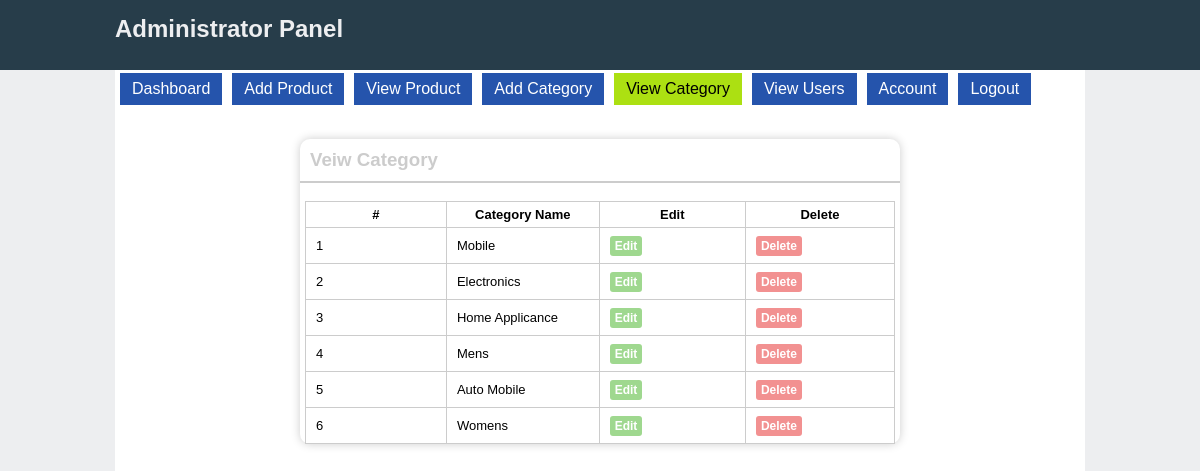
The app's page /admin/view_category.php (signed in) with its own data.
### tables this page shows
CREATE TABLE IF NOT EXISTS `category` (
  `id` int(11) NOT NULL AUTO_INCREMENT,
  `category_name` varchar(100) NOT NULL,
  PRIMARY KEY (`id`)
);

### admin/view_category.php (the view, shortened to what this page needs)
<?php
include('header.php');
$que_cate="SELECT * FROM category";
$obj_cate=mysql_query($que_cate);
?>
<div id="content">
	<div id="inside-content">
		<div id="login-box">
		<h3>Veiw Category</h3>
		<table align="center" id="tab">
			<tr>
				<th>#</th>
				<th>Category Name</th>
				<th>Edit</th>
				<th>Delete</th>
			</tr>
			<?php
			$x=1;
			while($data_cate=mysql_fetch_assoc($obj_cate))
			{ ?>
				<tr>
					<td><?php echo $x;?></td>
					<td><?php echo $data_cate['category_name'];?></td>
					<td><a href="edit_cate.php?cid=<?php echo $data_cate['id']; ?>" class="edit_btn">Edit</a></td>
					<td><a href="delete_cate.php?cid=<?php echo $data_cate['id']; ?>" class="del_btn">Delete</a></td>
				</tr>
			<?php
			$x++;
			}
			?>
		</table>
		</div>
</div>
</body>
</html>

### admin/css/style.css (style rules this page uses)
body { margin: 0; padding: 0; background-color: #EDEEF0; font-family: Helvetica; }
#content { width: 970px; min-height: 700px; height: auto; margin: 0 auto; }
#inside-content { width: 970px; min-height: 700px; height: auto; margin: 0 auto; padding-top: 50px; background-color: #FFF; }
#login-box { margin: 0 auto; width: 600px; box-shadow: 0 0 10px #CCC; border-radius: 10px; min-height: 200px; height: auto; }
#login-box h3 { color: #CCC; border-bottom: 2px solid #CCC; padding: 10px; }
#login-box table tr td { width: 150px; padding: 10px; }
#tab { border-collapse: collapse; margin:5px; display: block; }
#tab tr td, #tab tr th { border:1px solid #CCC; font-size: 13px; padding: 5px; }
.del_btn { text-decoration: none; font-size: 12px; background-color: #f29191; color: #FFF; font-weight: bold; padding: 3px 5px; border-radius: 3px; }
.edit_btn { text-decoration: none; font-size: 12px; background-color: #9fd88f; color: #FFF; font-weight: bold; padding: 3px 5px; border-radius: 3px; }

### records on screen
category: category_name "Mobile"
category: category_name "Electronics"
category: category_name "Home Applicance"
category: category_name "Mens"
category: category_name "Auto Mobile"
category: category_name "Womens"
